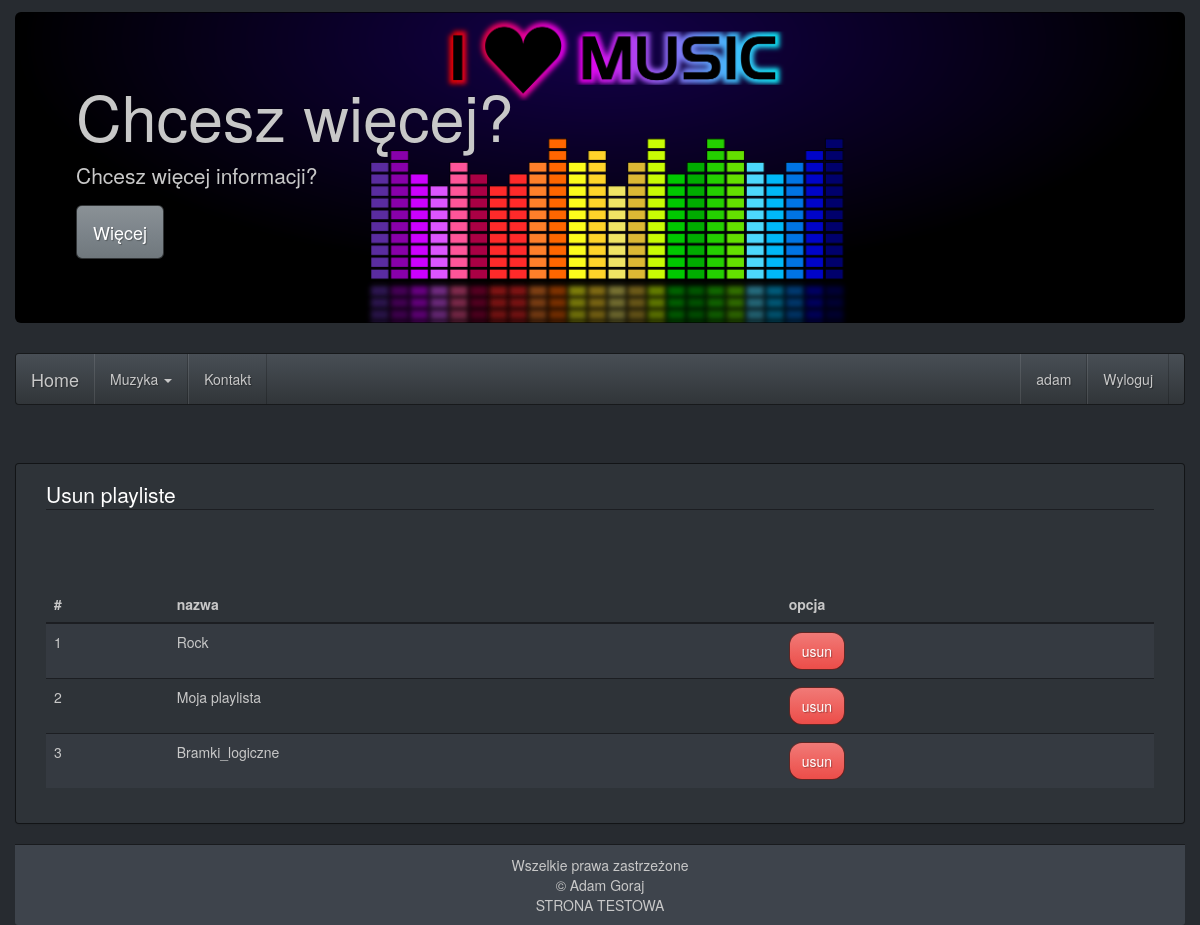
/?p=usunkategoria (signed in), run on the app's committed database.
### tables this page shows
CREATE TABLE IF NOT EXISTS `playlist` (
  `id` int(7) NOT NULL AUTO_INCREMENT,
  `name` text NOT NULL,
  `image` longblob NOT NULL,
  `id_user` int(7) NOT NULL,
  PRIMARY KEY (`id`),
  KEY `id_user` (`id_user`)
);

### model/Playlist.php (called while the page is built, shortened)
<?php
class Playlist {
	public static function getPlaylists($dbConnect) {
		$db = $dbConnect;
		$db->connect();
		$sql = "SELECT playlist.id,playlist.name,playlist.image,playlist.id_user,count(track.id) as count
            FROM playlist
            LEFT JOIN track on playlist.id=track.id_playlist
            WHERE id_user =".$_SESSION['id']."
            GROUP by playlist.id;";
		$result = $db->doQuery($sql);
		return $result ;
	}
}

### database/DatabaseConnect.php (called while the page is built, shortened)
<?php
class DatabaseConnect {
	private $user='u960822207_niko';
	private $password='elo123';
	private $host='mysql.hostinger.pl';
	private $base='u960822207_audio';
	private $connection;
	public function getConnection() {
		return $this->connection;
	}
	public function doQuery($sql) {
		return $this->connection->query($sql);
	}
	public function connect() {
		try {
			$this->connection= new mysqli($this->host,$this->user,$this->password,$this->base);
		} catch (Exception $e) {
		}
	}
}

### views/usun_kategoria.php (the view, shortened to what this page needs)
<?php
include_once 'model/Playlist.php';
    $playlists = Playlist::getPlaylists($dbConnection);
    $i =1;
    echo '
    <div class="container panel panel-default" style="margin-top: 5%">
        <div class="panel-body">
            <form class="form-horizontal">
                <fieldset>
                    <legend>Usun playliste </legend>
                         <table class="table table-striped table-hover" style="margin-top: 5%">
                            <thead>
                            <tr>
                                <th>#</th>
                                <th>nazwa</th>
                                <th>opcja</th>
                            </tr>
                            </thead>
                            <tbody>
                            ';
                            while($result =$playlists->fetch_array(MYSQLI_ASSOC)) {
                                echo'
                                    <tr>
                                        <td>'.$i.'</td>
                                        <td>'.$result['name'].'</td>';
                                        echo'
                                        <td><a style="border-radius: 13px"
                                            href="?p=usunkategoria&id='.$result['id'].'" class="btn btn-danger">
                                            usun</a>
                                            </td>
                                     </tr>';
                                $i++;
                            }
                            echo '
                            </tbody>
                        </table>
                </fieldset>
            </form>
        </div>
    </div>
    ';
?>

### public/css/style.css (style rules this page uses)
body { padding: 0; margin: 0; }
.container { width: 100%; }

### data on the page
playlist: name "Rock"
playlist: name "Moja playlista"
playlist: name "Bramki_logiczne"

### other printed values
$_SESSION['login'] "adam"
